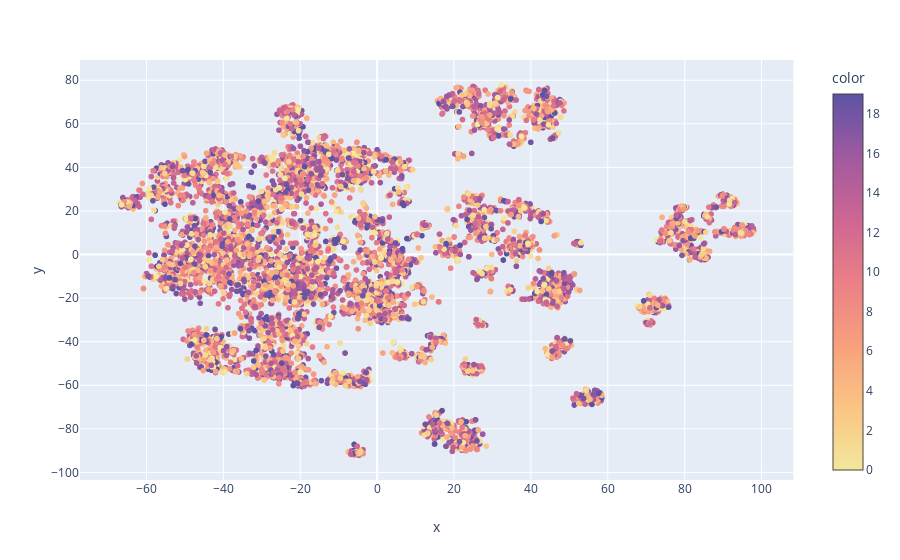

This figure's notebook cell:
### Code cell
import plotly.express as px
fig = px.scatter(tsne_df, x='x', y='y',hover_data=['artist'], color='color', color_continuous_scale=px.colors.sequential.Sunset)
fig.show()

### Figure 1 — Plotly figure (JSON) as saved in the notebook; plotly's stock layout.template omitted (floating-point values rounded to 4 significant figures; data arrays with more than 128 entries replaced by an {"elided": "..."} marker saying what was removed)
{"data": [{"customdata": {"elided": "7533x1 str values"}, "hoverlabel": {"namelength": 0}, "hovertemplate": "x=%{x}<br>y=%{y}<br>artist=%{customdata[0]}<br>color=%{marker.color}", "legendgroup": "", "marker": {"color": {"elided": "7533 int values"}, "coloraxis": "coloraxis", "symbol": "circle"}, "mode": "markers", "name": "", "showlegend": false, "type": "scattergl", "x": {"elided": "7533 float values"}, "xaxis": "x", "y": {"elided": "7533 float values"}, "yaxis": "y"}], "layout": {"autosize": true, "coloraxis": {"colorbar": {"title": {"text": "color"}}, "colorscale": [[0, "rgb(243, 231, 155)"], [0.1667, "rgb(250, 196, 132)"], [0.3333, "rgb(248, 160, 126)"], [0.5, "rgb(235, 127, 134)"], [0.6667, "rgb(206, 102, 147)"], [0.8333, "rgb(160, 89, 160)"], [1, "rgb(92, 83, 165)"]]}, "legend": {"tracegroupgap": 0}, "margin": {"t": 60}, "xaxis": {"anchor": "y", "autorange": true, "domain": [0, 0.98], "range": [-77.03, 108.0], "title": {"text": "x"}, "type": "linear"}, "yaxis": {"anchor": "x", "autorange": true, "domain": [0, 1], "range": [-103.3, 89.13], "title": {"text": "y"}, "type": "linear"}}}
